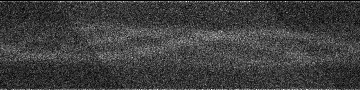
#> input picture Reconstruction/Sinogram_14h07m.png, 360 x 90 px
$ python plot_radon_transform.py Reconstruction/Sinogram_14h07m.png   (older library calls are emulated)
#> lines starting #> are read from the running program, lines starting #| are printed output that depends on the picture


from __future__ import print_function, division

import numpy as np
import matplotlib.pyplot as plt

from skimage.io import imread
from skimage import data_dir
from skimage.transform import radon, rescale
from skimage.transform import iradon
from skimage.morphology import disk
from skimage.filters import rank, gaussian,gabor,hessian,frangi
import scipy.misc

import sys


filename=sys.argv[1]
sinogram = imread(filename, as_grey=True)
#> sinogram is the input picture: shape (90, 360); min 0, max 255, mean 62.2
theta = np.linspace(0., 360.,360, endpoint=False)
sinogram = gaussian(sinogram,  sigma=1, mode='mirror',
                    cval=0, multichannel=None,
                    preserve_range=False, truncate=1.0)
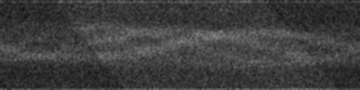
#> sinogram: shape (90, 360) float64; min 0.0714, max 0.515, mean 0.244
#> (the run stopped early here; a loop or call above may not have finished)
